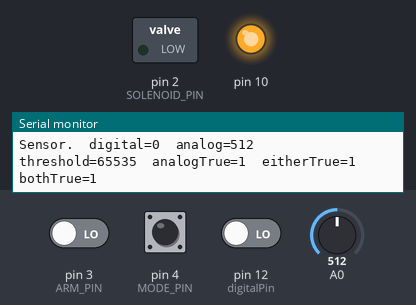
A sketch run on a simulated Arduino Uno, built with avr-gcc and run on an emulated ATmega328P. On the bench: switched loads named in the sketch (green lamp = pin HIGH), output pins drawn as LEDs (lit = HIGH), the last lines printed to the serial monitor. Dashed ring = blinking. Inputs (shaded band) come from the test bench; at power-on: pin 3 (ARM_PIN) LOW, A0 = 512, pin 4 (MODE_PIN) LOW, pin 12 (digitalPin) LOW. EEPROM starts erased.

Above: at 1.2 s.
1.3 s: pin 3 (ARM_PIN) driven HIGH
2.8 s: A0 set to 477
4.3 s: A0 set to 451
At 5.1 s:
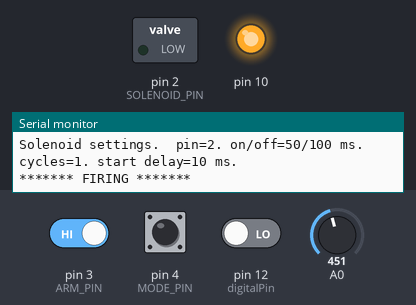
7.3 s: pin 4 (MODE_PIN) pulled HIGH for 3.2 s
At 8.66 s:
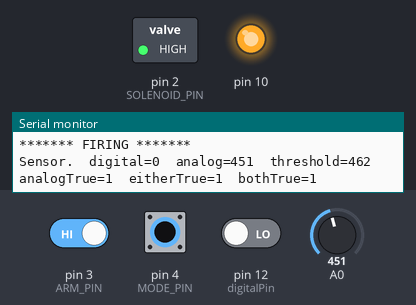
12.0 s: pin 3 (ARM_PIN) driven LOW
Timing chart, 0 to 14.5 s (numbered marks = the images above; inputs shaded):
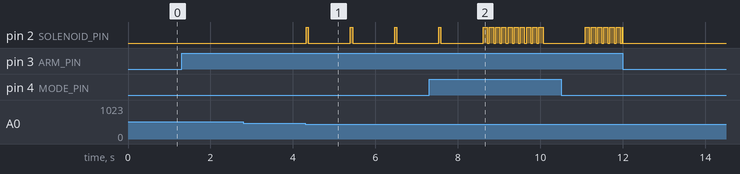

Measured:
- the behaviour switches between 463 and 462 on A0 (found by bisection; images 0 and 1)
- after the input at 4.3 s, pin 2 (SOLENOID_PIN): alternates HIGH for 0.05 s and LOW for 1.0 s, starting at once

The sketch:

Afterburn_v1.ino
```cpp
#include <Streaming.h>
#include <Metro.h>
#include <Bounce.h>
#include <EEPROM.h>
#include "Solenoid.h"
#include "Sensor.h"


// A: on/off, orange, D5
// B: selector, yellow, D4
// C: arm, green, D3
// D: fire, blue, D2

Solenoid solenoid;
#define SOLENOID_PIN 2
#define SOLENOID_OFF LOW
#define FIRE_AGAIN_LOCKOUT_DURATION 1000UL // after firing, don't fire again until this duration elapses.

Sensor sensor;

#define ARM_PIN 3
#define BOUNCE_TIME 1UL
Bounce armedSelect(ARM_PIN, BOUNCE_TIME);

#define UNUSED_PIN 5
Bounce unusedSelect(ARM_PIN, BOUNCE_TIME);

#define MODE_PIN 4
Bounce modeSelect(MODE_PIN, BOUNCE_TIME);
const byte nModes = 2;
const unsigned long onDuration[nModes] = {50, 100};
const unsigned long offDuration[nModes] = {100, 50};
const byte nCycles[nModes] = {1, 100};

void setup() {
  // put your setup code here, to run once:
  Serial.begin(115200);

  // set up the solenoid
  solenoid.begin(SOLENOID_PIN, SOLENOID_OFF);
  setMode(0);

  // set up the sensor
  sensor.begin();
}

void loop() {

  // see if arming state has changed
  boolean armed = checkForArmed();
  if( ! armed ) {
    solenoid.stop(); // just in case
  }

  // if we're firing, just pay attention to that
  static boolean haveJustFired = false;
  static Metro fireAgainLockout(FIRE_AGAIN_LOCKOUT_DURATION);
  if ( solenoid.running() ) {
    haveJustFired = true;
    fireAgainLockout.reset();
    return;
  }

  // if we've just fired, check lockout timer to prevent refiring
  if ( haveJustFired ) {
    if ( fireAgainLockout.check() ) {
      // ok to fire again
      haveJustFired = false;
    } else {
      return;
    }
  }

  // check for a mode change
  checkForModeSelect();

  // see if a new analog threshold has been given over serial
  checkForThresholdSet();

  // check for sensor activity
  if( armed ) checkForSensor();

  static Metro printInterval(1000UL);
  if ( printInterval.check() ) sensor.show();
}

void checkForModeSelect() {
  static byte currentMode = 0; // will set to zero at first run
  if ( modeSelect.update() && modeSelect.read() == HIGH ) {

    // button state changed
    currentMode++;
    if ( currentMode >= nModes ) currentMode = 0;
    // change timings
    setMode(currentMode);
  }
}

void setMode(byte i) {
  solenoid.set(onDuration[i], offDuration[i], nCycles[i]);
  solenoid.show();
}

void checkForThresholdSet() {
  if ( Serial.available() ) {
    delay(100UL); // wait for the rest of the input
    int set = Serial.parseInt();
    word analogThreshold = constrain(set, 0, 1023);
    sensor.setThreshold(analogThreshold);
  }
}

boolean checkForArmed() {
  boolean changed = armedSelect.update();
  boolean armed = armedSelect.read() == HIGH;

  if( changed && armed ) {
    Serial << F("*** ARMED ***") << endl;
    // set our threshold from the average of 10 current readings.
    unsigned long thresh = 0;
    for( byte i=0; i<10; i++ ) {
      thresh += sensor.analogValue();
    }
    thresh /= 10;
    sensor.setThreshold(thresh - 50);
  }

  if( changed && !armed ) {
    Serial << F("*** DISARMED ***") << endl;
  }

  return( armed );
}

void checkForSensor() {
  if( sensor.analogTrue() ) {
    Serial << F("*** SENSOR TRIPPED ***") << endl;
    sensor.show();
    solenoid.show();

    Serial << F("******* FIRING *******") << endl;
    solenoid.start();
  }
}
```

Sensor.cpp
```cpp
#include "Sensor.h"

void Sensor::begin(byte analogPin, byte digitalPin, byte gndPin, byte vccPin) {
  Serial << F("Sensor.  begin.");

  // set the pins
  this->analogPin = analogPin;
  Serial << F("\tanalogPin=A") << this->analogPin;

  this->digitalPin = digitalPin;
  pinMode(digitalPin, INPUT);
  Serial << F("\tdigitalPin=") << this->digitalPin;

  // get threshold value from EEPROM
  EEPROM.get(EEPROM_THRESH_LOC, this->analogThreshold);
  Serial << F("\tanalogThreshold=") << this->analogThreshold;

  digitalWrite(gndPin, LOW);
  pinMode(gndPin, OUTPUT);
  Serial << F("\tgndPin=") << gndPin;

  digitalWrite(vccPin, HIGH);
  pinMode(vccPin, OUTPUT);
  Serial << F("\tvccPin=") << vccPin;

  Serial << endl;
}

void Sensor::setThreshold(word analogThreshold) {
  this->analogThreshold = constrain(analogThreshold, 0, 1023);
  EEPROM.put(EEPROM_THRESH_LOC, this->analogThreshold);

  Serial << F("Sensor.  analogThreshold=") << this->analogThreshold << endl;
}

// information
void Sensor::show() {
  Serial << F("Sensor.");
  Serial << F("\tdigital=") << digitalValue();
  Serial << F("\tanalog=") << analogValue();
  Serial << F("\tthreshold=") << analogThreshold;
  Serial << F("\tanalogTrue=") << analogTrue();
  Serial << F("\teitherTrue=") << eitherTrue();
  Serial << F("\tbothTrue=") << bothTrue();
  Serial << endl;
}

// operations
byte Sensor::digitalValue() {
  return( digitalRead(this->digitalPin) );
}
word Sensor::analogValue() {
  return( analogRead(this->analogPin) );
}

// convenience functions
boolean Sensor::digitalTrue() {
  return( digitalValue() == 0 );
}
boolean Sensor::analogTrue() {
  return( analogValue() <= this->analogThreshold );
}
boolean Sensor::eitherTrue() {
  return( digitalTrue() || analogTrue() );
}
boolean Sensor::bothTrue() {
  return( digitalTrue() && analogTrue() );
}
```

Sensor.h
```cpp
#ifndef Sensor_h
#define Sensor_h

#include <Arduino.h>
#include <Streaming.h>
#include <EEPROM.h>

#define EEPROM_THRESH_LOC 101

// For: http://www.sainsmart.com/ir-infrared-flame-detection-sensor-module-detect-fire-flame-sensor-for-arduino.html

class Sensor {
  public:
    // setup
    void begin(byte analogPin=0, byte digitalPin=12, byte gndPin=11, byte vccPin=10); // set the pin
    void setThreshold(word analogThreshold);

    // information
    void show(); // show current settings

    // operations
    byte digitalValue();
    word analogValue();

    // convenience functions
    boolean digitalTrue();
    boolean analogTrue();
    boolean eitherTrue();
    boolean bothTrue();

  private:
    byte analogPin, digitalPin;
    word analogThreshold;

};

#endif
```

Solenoid.cpp
```cpp
#include "Solenoid.h"

void Solenoid::setOff() {
  this->isOn = false;
  digitalWrite(this->pin, this->off);
}
void Solenoid::setOn() {
  this->isOn = true;;
  digitalWrite(this->pin, this->on);
}
void Solenoid::toggle() {
  if( this->isOn ) {
    this->setOff();
  } else {
    this->setOn();
  }
}

void Solenoid::begin(byte pin, byte offDefinition) {
  this->pin = pin;
  this->off = offDefinition;
  this->on = !offDefinition;
  this->setOff();

  // then set the pin to OUTPUT _after_ setting to Off state!
  pinMode(this->pin, OUTPUT);

  Serial << F("Solenoid initializing.  pin=") << this->pin << F(" off=") << this->off << endl;

  this->set(0,0,0,0); // start with doing nothing.
}

void Solenoid::set(unsigned long onDuration, unsigned long offDuration, byte cycles, unsigned long startDelay) {
  this->cyclesTotal = constrain(cycles, 0, MAX_CYCLES);
  this->onDuration = constrain(onDuration, MIN_DURATION, MAX_DURATION);
  this->offDuration = constrain(offDuration, MIN_DURATION, MAX_DURATION);
  this->startDelay = constrain(startDelay, MIN_DURATION, MAX_DURATION);
  this->remainingCycles = 0;
}

void Solenoid::show() {
  Serial << F("Solenoid settings.  pin=") << this->pin << F(". on/off=") << this->onDuration << "/";
  Serial << this->offDuration << F(" ms. cycles=") << this->cyclesTotal << F(". start delay=") << this->startDelay;
  Serial << " ms." << endl;
}

void Solenoid::start() {
  // assign the work load.
  this->remainingCycles = this->cyclesTotal;
  this->setOff();

  if( startDelay> 0 ) {
    // we need to add some delay here
    this->timer.interval(startDelay);
    this->timer.reset();
  } else {
    // so will go on ASAP
    this->timer.interval(0);
    this->timer.reset();
  }
}

boolean Solenoid::running() {
  // bail out if we're not needed
  if( this->remainingCycles < 1 ) return(false);

  // is the timer up?
  if( this->timer.check() ) {
    this->toggle();
    if( this->isOn ) {
      // started a new cycle
      this->timer.interval(this->onDuration);
    } else {
      // ended a cycle
      this->timer.interval(this->offDuration);
      // decrement work
      this->remainingCycles--;
    }
    this->timer.reset();
  }

  return(true);
}

void Solenoid::stop() {
  this->remainingCycles = 0;
  this->setOff();
}
```

Solenoid.h
```cpp
#ifndef Solenoid_h
#define Solenoid_h

#include <Arduino.h>
#include <Streaming.h>
#include <Metro.h>

#define MIN_DURATION 10UL
#define MAX_DURATION 2000UL
#define MAX_CYCLES 10UL

class Solenoid {
  public:
    // setup
    void begin(byte pin, byte offDefinition=LOW); // set the pin
    void set(unsigned long onDuration, unsigned long offDuration, byte cycles=1, unsigned long startDelay=0);

    // information
    void show(); // show timings

    // operations
    void start(); // start the run
    boolean running(); // returns false if we're done
    void stop(); // halt any time

  private:
    byte pin, off, on, cyclesTotal, remainingCycles;

    unsigned long onDuration, offDuration, startDelay;

    Metro timer;

    boolean isOn;

    void setOff();
    void setOn();
    void toggle();
};

#endif
```
